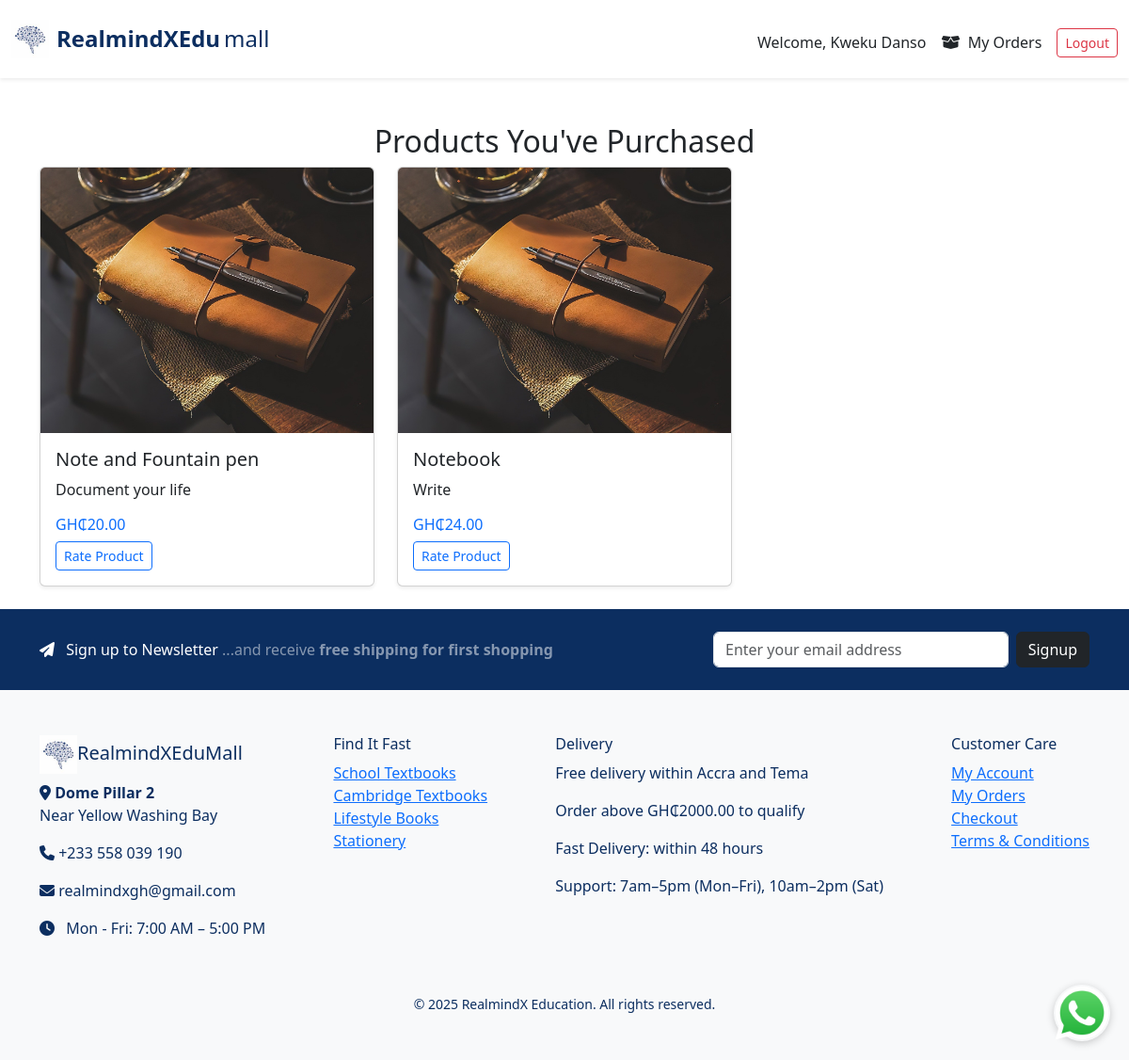
The page /my-products (signed in) on the database its author committed.
### e_commerce/models/user.py (models this page shows, shortened)
class User(UserMixin, db.Model):
    __tablename__ = 'user'
    id = db.Column(db.Integer, primary_key=True)
    username = db.Column(db.String(80), unique=True, nullable=False)
    email = db.Column(db.String(120), unique=True, nullable=False)
    password = db.Column(db.String(200), nullable=False)
    date_joined = db.Column(db.DateTime, server_default=db.func.now())

### e_commerce/models/products.py (models this page shows, shortened)
class Product(db.Model):
    __tablename__ = 'product'  # Optional, but makes FK references safer
    id = db.Column(db.Integer, primary_key=True)
    name = db.Column(db.String(120), nullable=False)
    description = db.Column(db.Text, nullable=False)
    price = db.Column(db.Float, nullable=False)
    image_filename = db.Column(db.String(120))
    in_stock = db.Column(db.Boolean, default=True)
    date_created = db.Column(db.DateTime, default=datetime.utcnow)
    author = db.Column(db.String(120), nullable=True)
    brand = db.Column(db.String(120), nullable=True)
    grade = db.Column(db.String(50), nullable=True)
    level = db.Column(db.String(50), nullable=True)
    subject = db.Column(db.String(100), nullable=True)
    ratings = db.relationship('ProductRating', back_populates='product', lazy=True)
    category_id = db.Column(db.Integer, db.ForeignKey('category.id'))
    category = db.relationship('Category', back_populates='products')
    order_items = db.relationship('OrderItem', backref='product', lazy=True)

### e_commerce/routes/main_routes.py (the view)
@main_bp.route('/my-products')
@login_required
def purchased_products():
    purchased_items = (
        db.session.query(Product)
        .join(OrderItem)
        .join(Order)
        .filter(Order.user_id == current_user.id)
        .distinct()
        .all()
    )
    return render_template('my_products.html', products=purchased_items)

### e_commerce/templates/my_products.html
{% extends 'index.html' %}
{% block content %}
<div class="container mt-5">
  <h2 class="text-center">Products You've Purchased</h2>
  <div class="row">
    {% for product in products %}
      <div class="col-md-4">
        <div class="card mb-4 shadow-sm">
          <img src="{{ url_for('static', filename='uploads/' + product.image_filename) }}" class="card-img-top" alt="{{ product.name }}">
          <div class="card-body">
            <h5>{{ product.name }}</h5>
            <p>{{ product.description }}</p>
            <h6 class="text-primary">GH₵{{ '%.2f' % product.price }}</h6>
            <a href="{{ url_for('main.product_detail', product_id=product.id) }}" class="btn btn-outline-primary btn-sm">Rate Product</a>
          </div>
        </div>
      </div>
    {% else %}
      <p>You haven't purchased any products yet.</p>
    {% endfor %}
  </div>
</div>
{% endblock %}

### e_commerce/templates/index.html (shortened to what this page needs)
<!DOCTYPE html>
<html lang="en">
<head>
  <link href="https://cdn.jsdelivr.net/npm/bootstrap@5.3.3/dist/css/bootstrap.min.css" rel="stylesheet">
  <link rel="stylesheet" href="https://cdnjs.cloudflare.com/ajax/libs/font-awesome/6.6.0/css/all.min.css">
</head>
<body>
<nav class="navbar navbar-expand-lg navbar-light bg-white shadow-sm py-3">
  <div class="container-fluid">
    <a class="navbar-brand d-flex align-items-center" href="{{ url_for('main.home') }}">
      <img src="{{ url_for('static', filename='images/brain.jpg') }}" alt="Logo" width="40" class="me-2">
      <div class="d-flex align-items-baseline fs-4" style="color: #0C2E60;">
        <strong class="me-1">RealmindXEdu</strong><span>mall</span>
      </div>
    </a>
    <div class="collapse navbar-collapse d-none d-lg-flex justify-content-between mt-2">
      <div class="d-flex align-items-center w-100">
        <div class="d-flex align-items-center ms-auto">
          {% if not current_user.is_authenticated %}
            <a href="{{ url_for('main.contact') }}" class="btn btn-outline-dark me-3"><i></i>Contact</a>
            <a href="{{ url_for('main.track_order') }}" class="btn btn-outline-dark me-3"><i></i>Track your order</a>
            <a href="{{ url_for('main.info') }}" class="btn btn-outline-dark me-3"><i class="fas fa-info-circle me-1"></i> Info</a>
            <a href="{{ url_for('cart.view_cart') }}" class="nav-link me-3"><i class="fas fa-shopping-cart me-1"></i></a>
            <a href="{{ url_for('auth.login') }}" class="btn btn-outline-primary btn-sm me-2">Login</a>
            <a href="{{ url_for('auth.user_signup') }}" class="btn btn-primary btn-sm">Signup</a>
          {% else %}
            <span class="me-3">Welcome, {{ current_user.username }}</span>
            <a class="nav-link me-3" href="{{ url_for('main.purchased_products') }}"><i class="fas fa-box-open me-1"></i> My Orders</a>
            <a href="{{ url_for('auth.logout') }}" class="btn btn-outline-danger btn-sm">Logout</a>
          {% endif %}
        </div>
      </div>
    </div>
  </div>
</nav>
<main>
  {% block content %}{% endblock %}
</main>
<section class="text-white py-4" style="background-color: #0C2E60;">
  <div class="container d-flex flex-column flex-md-row justify-content-between align-items-center">
    <p class="mb-3 mb-md-0 fs-6">
      <i class="fas fa-paper-plane me-2"></i> Sign up to Newsletter
      <span class="text-white-50">...and receive <strong>free shipping for first shopping</strong></span>
    </p>
    <form method="POST" action="{{ url_for('main.subscribe_newsletter') }}" class="d-flex" style="max-width: 400px; width: 100%;">
      <input type="email" name="email" class="form-control me-2" placeholder="Enter your email address" required>
      <button class="btn btn-dark" type="submit">Signup</button>
    </form>
  </div>
</section>
<footer class="bg-light py-5" style="color: #0C2E60;">
  <div class="container d-flex flex-wrap justify-content-between">
    <div class="mb-4">
      <h5><img src="{{ url_for('static', filename='images/brain.jpg') }}" width="40"><span style="color: #0C2E60;">RealmindXEduMall</span></h5>
      <p><i class="fa fa-map-marker-alt"></i> <strong>Dome Pillar 2</strong><br>Near Yellow Washing Bay</p>
      <p><i class="fa fa-phone"></i> +233 558 039 190</p>
      <p><i class="fa fa-envelope"></i> realmindxgh@gmail.com</p>
      <p><i class="fa fa-clock me-2"></i> Mon - Fri: 7:00 AM – 5:00 PM</p>
    </div>
    <div>
      <h6>Find It Fast</h6>
      <ul class="list-unstyled">
        <li><a href="#">School Textbooks</a></li>
        <li><a href="#">Cambridge Textbooks</a></li>
        <li><a href="#">Lifestyle Books</a></li>
        <li><a href="#">Stationery</a></li>
      </ul>
    </div>
    <div>
      <h6>Delivery</h6>
      <p>Free delivery within Accra and Tema</p>
      <p>Order above GH₵2000.00 to qualify</p>
      <p>Fast Delivery: within 48 hours</p>
      <p>Support: 7am–5pm (Mon–Fri), 10am–2pm (Sat)</p>
    </div>
    <div>
      <h6>Customer Care</h6>
      <ul class="list-unstyled">
        <li><a href="{{ url_for('auth.login') }}">My Account</a></li>
        <li><a href="{{ url_for('auth.login') }}">My Orders</a></li>
        <li><a href="{{ url_for('auth.login') }}">Checkout</a></li>
        <li><a href="#">Terms & Conditions</a></li>
      </ul>
    </div>
  </div>
  <div class="text-center mt-3">
    <small id="copyright"></small>
  </div>
</footer>
<a href="https://wa.me/233558099689" class="whatsapp-float" target="_blank" style="position: fixed;
  bottom: 20px;
  right: 20px;
  z-index: 9999;
  background-color: transparent;
  border-radius: 50%;
  box-shadow: 0 2px 8px rgba(0,0,0,0.2);
  transition: transform 0.2s ease-in-out;">
    <img src="{{ url_for('static', filename='images/whatsapp.png') }}" alt="WhatsApp" width="60">
</a>
</body>
</html>

### rows shown on the page
User: username "Kweku Danso"
Product: image_filename (picture), name "Note and Fountain pen", description "Document your life", price "20.00"
Product: image_filename (picture), name "Notebook", description "Write", price "24.00"
